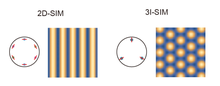
%> input picture Image/1.png, 220 x 86 px, shrunk from 906 x 354 before the run
$ octave --eval "result = Sparsitycal_fun(rgb2gray(imread('../../Image/1.png')));"   (GNU Octave 9; MATLAB toolbox functions it lacks are replaced by stand-ins)
%> lines starting %> are read from the running program, lines starting %| are printed output that depends on the picture
### Recon3ISIM_master/functions/FrameletDec.m
function Dec = FrameletDec(A,L)
    D{1} = [1 2 1]/4;
    D{2} = [1 0 -1]/4*sqrt(2);
    D{3} = [-1 2 -1]/4;
    kDec = A;
for k = 1:L
    Dec{k} = FraDec(kDec,D,k);
    kDec = Dec{k}{1,1};
end
end

function Dec = FraDec(A,D,L)
nD = length(D);
for i = 1:nD
    M1 = D{i};
    tempi = ConvSymAsym(A,M1,L);
    for j = 1:nD
        M2 = D{j};
        tempj = ConvSymAsym(tempi',M2,L);
        Dec{i,j} = single(tempj');
    end
end
end

### Recon3ISIM_master/functions/CurveletDec.m
function C = CurveletDec(x, is_real, finest, nbscales, nbangles_coarse)

% fdct_wrapping.m - Fast Discrete Curvelet Transform via wedge wrapping - Version 1.0
%
% Inputs
%   x           M-by-N matrix
%
% Optional Inputs
%   is_real     Type of the transform
%                   0: complex-valued curvelets
%                   1: real-valued curvelets
%               [default set to 0]
%   finest      Chooses one of two possibilities for the coefficients at the
%               finest level:
%                   1: curvelets
%                   2: wavelets
%               [default set to 2]
%   nbscales    number of scales including the coarsest wavelet level
%               [default set to ceil(log2(min(M,N)) - 3)]
%   nbangles_coarse
%               number of angles at the 2nd coarsest level, minimum 8,
%               must be a multiple of 4. [default set to 16]
%
% Outputs
%   C           Cell array of curvelet coefficients.
%               C{j}{l}(k1,k2) is the coefficient at
%                   - scale j: integer, from finest to coarsest scale,
%                   - angle l: integer, starts at the top-left corner and
%                   increases clockwise,
%                   - position k1,k2: both integers, size varies with j
%                   and l.
%               If is_real is 1, there are two types of curvelets,
%               'cosine' and 'sine'. For a given scale j, the 'cosine'
%               coefficients are stored in the first two quadrants (low
%               values of l), the 'sine' coefficients in the last two
%               quadrants (high values of l).
%
% See also ifdct_wrapping.m, fdct_wrapping_param.m
%
% By Laurent Demanet, 2004

X = fftshift(fft2(ifftshift(x)))/sqrt(prod(size(x)));
[N1,N2] = size(X);
if nargin < 2, is_real = 0; end;
if nargin < 3, finest = 2; end;
if nargin < 4, nbscales = ceil(log2(min(N1,N2)) - 3); end;
if nargin < 5, nbangles_coarse = 16; end;

% Initialization: data structure
nbangles = [1, nbangles_coarse .* 2.^(ceil((nbscales-(nbscales:-1:2))/2))];
if finest == 2, nbangles(nbscales) = 1; end;
C = cell(1,nbscales);
for j = 1:nbscales
    C{j} = cell(1,nbangles(j));
end;

% Loop: pyramidal scale decomposition
M1 = N1/3;
M2 = N2/3;
if finest == 1,

    % Initialization: smooth periodic extension of high frequencies
    bigN1 = 2*floor(2*M1)+1;
    bigN2 = 2*floor(2*M2)+1;
    equiv_index_1 = 1+mod(floor(N1/2)-floor(2*M1)+(1:bigN1)-1,N1);
    equiv_index_2 = 1+mod(floor(N2/2)-floor(2*M2)+(1:bigN2)-1,N2);
    X = X(equiv_index_1,equiv_index_2);
        % Invariant: equiv_index_1(floor(2*M1)+1) == (N1 + 2 - mod(N1,2))/2
        % is the center in frequency. Same for M2, N2.
    window_length_1 = floor(2*M1) - floor(M1) - 1 - (mod(N1,3)==0);
    window_length_2 = floor(2*M2) - floor(M2) - 1 - (mod(N2,3)==0);
        % Invariant: floor(M1) + floor(2*M1) == N1 - (mod(M1,3)~=0)
        % Same for M2, N2.
    coord_1 = 0:(1/window_length_1):1;
    coord_2 = 0:(1/window_length_2):1;
    [wl_1,wr_1] = fdct_wrapping_window(coord_1);
    [wl_2,wr_2] = fdct_wrapping_window(coord_2);
    lowpass_1 = [wl_1, ones(1,2*floor(M1)+1), wr_1];
    if mod(N1,3)==0, lowpass_1 = [0, lowpass_1, 0]; end;
    lowpass_2 = [wl_2, ones(1,2*floor(M2)+1), wr_2];
    if mod(N2,3)==0, lowpass_2 = [0, lowpass_2, 0]; end;
    lowpass = lowpass_1'*lowpass_2;
    Xlow = X .* lowpass;

    scales = nbscales:-1:2;

else

    M1 = M1/2;
    M2 = M2/2;
    window_length_1 = floor(2*M1) - floor(M1) - 1;
    window_length_2 = floor(2*M2) - floor(M2) - 1;
    coord_1 = 0:(1/window_length_1):1;
    coord_2 = 0:(1/window_length_2):1;
    [wl_1,wr_1] = fdct_wrapping_window(coord_1);
    [wl_2,wr_2] = fdct_wrapping_window(coord_2);
    lowpass_1 = [wl_1, ones(1,2*floor(M1)+1), wr_1];
    lowpass_2 = [wl_2, ones(1,2*floor(M2)+1), wr_2];
    lowpass = lowpass_1'*lowpass_2;
    hipass = sqrt(1 - lowpass.^2);
    Xlow_index_1 = ((-floor(2*M1)):floor(2*M1)) + ceil((N1+1)/2);
    Xlow_index_2 = ((-floor(2*M2)):floor(2*M2)) + ceil((N2+1)/2);
    Xlow = X(Xlow_index_1, Xlow_index_2) .* lowpass;
    Xhi = X;
    Xhi(Xlow_index_1, Xlow_index_2) = Xhi(Xlow_index_1, Xlow_index_2) .* hipass;
    C{nbscales}{1} = fftshift(ifft2(ifftshift(Xhi)))*sqrt(prod(size(Xhi)));
    if is_real, C{nbscales}{1} = real(C{nbscales}{1}); end;

    scales = (nbscales-1):-1:2;

end;
for j = scales,

    M1 = M1/2;
    M2 = M2/2;
    window_length_1 = floor(2*M1) - floor(M1) - 1;
    window_length_2 = floor(2*M2) - floor(M2) - 1;
    coord_1 = 0:(1/window_length_1):1;
    coord_2 = 0:(1/window_length_2):1;
    [wl_1,wr_1] = fdct_wrapping_window(coord_1);
    [wl_2,wr_2] = fdct_wrapping_window(coord_2);
    lowpass_1 = [wl_1, ones(1,2*floor(M1)+1), wr_1];
    lowpass_2 = [wl_2, ones(1,2*floor(M2)+1), wr_2];
    lowpass = lowpass_1'*lowpass_2;
    hipass = sqrt(1 - lowpass.^2);
    Xhi = Xlow;                 % size is 2*floor(4*M1)+1 - by - 2*floor(4*M2)+1
    Xlow_index_1 = ((-floor(2*M1)):floor(2*M1)) + floor(4*M1) + 1;
    Xlow_index_2 = ((-floor(2*M2)):floor(2*M2)) + floor(4*M2) + 1;
    Xlow = Xlow(Xlow_index_1, Xlow_index_2);
    Xhi(Xlow_index_1, Xlow_index_2) = Xlow .* hipass;
    Xlow = Xlow .* lowpass;     % size is 2*floor(2*M1)+1 - by - 2*floor(2*M2)+1

    % Loop: angular decomposition
    l = 0;
    nbquadrants = 2 + 2*(~is_real);
    nbangles_perquad = nbangles(j)/4;
    for quadrant = 1:nbquadrants
        M_horiz = M2 * (mod(quadrant,2)==1) + M1 * (mod(quadrant,2)==0);
        M_vert = M1 * (mod(quadrant,2)==1) + M2 * (mod(quadrant,2)==0);
        if mod(nbangles_perquad,2),
            wedge_ticks_left = round((0:(1/(2*nbangles_perquad)):.5)*2*floor(4*M_horiz) + 1);
            wedge_ticks_right = 2*floor(4*M_horiz) + 2 - wedge_ticks_left;
            wedge_ticks = [wedge_ticks_left, wedge_ticks_right(end:-1:1)];
        else
            wedge_ticks_left = round((0:(1/(2*nbangles_perquad)):.5)*2*floor(4*M_horiz) + 1);
            wedge_ticks_right = 2*floor(4*M_horiz) + 2 - wedge_ticks_left;
            wedge_ticks = [wedge_ticks_left, wedge_ticks_right((end-1):-1:1)];
        end;
        wedge_endpoints = wedge_ticks(2:2:(end-1));         % integers
        wedge_midpoints = (wedge_endpoints(1:(end-1)) + wedge_endpoints(2:end))/2;
                % integers or half-integers

        % Left corner wedge
        l = l+1;
        first_wedge_endpoint_vert = round(2*floor(4*M_vert)/(2*nbangles_perquad) + 1);
        length_corner_wedge = floor(4*M_vert) - floor(M_vert) + ceil(first_wedge_endpoint_vert/4);
        Y_corner = 1:length_corner_wedge;
        [XX,YY] = meshgrid(1:(2*floor(4*M_horiz)+1),Y_corner);
        width_wedge = wedge_endpoints(2) + wedge_endpoints(1) - 1;
        slope_wedge = (floor(4*M_horiz) + 1 - wedge_endpoints(1))/floor(4*M_vert);
        left_line = round(2 - wedge_endpoints(1) + slope_wedge*(Y_corner - 1));
                                                            % integers
        [wrapped_data, wrapped_XX, wrapped_YY] = deal(zeros(length_corner_wedge,width_wedge));
        first_row = floor(4*M_vert)+2-ceil((length_corner_wedge+1)/2)+...
            mod(length_corner_wedge+1,2)*(quadrant-2 == mod(quadrant-2,2));
        first_col = floor(4*M_horiz)+2-ceil((width_wedge+1)/2)+...
            mod(width_wedge+1,2)*(quadrant-3 == mod(quadrant-3,2));
                % Coordinates of the top-left corner of the wedge wrapped
                % around the origin. Some subtleties when the wedge is
                % even-sized because of the forthcoming 90 degrees rotation
        for row = Y_corner
            cols = left_line(row) + mod((0:(width_wedge-1))-(left_line(row)-first_col),width_wedge);
            admissible_cols = round(1/2*(cols+1+abs(cols-1)));
            new_row = 1 + mod(row - first_row, length_corner_wedge);
            wrapped_data(new_row,:) = Xhi(row,admissible_cols) .* (cols > 0);
            wrapped_XX(new_row,:) = XX(row,admissible_cols);
            wrapped_YY(new_row,:) = YY(row,admissible_cols);
        end;
        slope_wedge_right = (floor(4*M_horiz)+1 - wedge_midpoints(1))/floor(4*M_vert);
        mid_line_right = wedge_midpoints(1) + slope_wedge_right*(wrapped_YY - 1);
                % not integers in general
        coord_right = 1/2 + floor(4*M_vert)/(wedge_endpoints(2) - wedge_endpoints(1)) * ...
            (wrapped_XX - mid_line_right)./(floor(4*M_vert)+1 - wrapped_YY);
        C2 = 1/(1/(2*(floor(4*M_horiz))/(wedge_endpoints(1) - 1) - 1) + 1/(2*(floor(4*M_vert))/(first_wedge_endpoint_vert - 1) - 1));
        C1 = C2 / (2*(floor(4*M_vert))/(first_wedge_endpoint_vert - 1) - 1);
        wrapped_XX((wrapped_XX - 1)/floor(4*M_horiz) + (wrapped_YY-1)/floor(4*M_vert) == 2) = ...
            wrapped_XX((wrapped_XX - 1)/floor(4*M_horiz) + (wrapped_YY-1)/floor(4*M_vert) == 2) + 1;
        coord_corner = C1 + C2 * ((wrapped_XX - 1)/(floor(4*M_horiz)) - (wrapped_YY - 1)/(floor(4*M_vert))) ./ ...
            (2-((wrapped_XX - 1)/(floor(4*M_horiz)) + (wrapped_YY - 1)/(floor(4*M_vert))));
        wl_left = fdct_wrapping_window(coord_corner);
        [wl_right,wr_right] = fdct_wrapping_window(coord_right);
        wrapped_data = wrapped_data .* (wl_left .* wr_right);

        switch is_real
            case 0
                wrapped_data = rot90(wrapped_data,-(quadrant-1));
                C{j}{l} = fftshift(ifft2(ifftshift(wrapped_data)))*sqrt(prod(size(wrapped_data)));
            case 1
                wrapped_data = rot90(wrapped_data,-(quadrant-1));
                x = fftshift(ifft2(ifftshift(wrapped_data)))*sqrt(prod(size(wrapped_data)));
                C{j}{l} = sqrt(2)*real(x);
                C{j}{l+nbangles(j)/2} = sqrt(2)*imag(x);
        end;

        % Regular wedges
        length_wedge = floor(4*M_vert) - floor(M_vert);
        Y = 1:length_wedge;
        first_row = floor(4*M_vert)+2-ceil((length_wedge+1)/2)+...
            mod(length_wedge+1,2)*(quadrant-2 == mod(quadrant-2,2));
        for subl = 2:(nbangles_perquad-1);
            l = l+1;
            width_wedge = wedge_endpoints(subl+1) - wedge_endpoints(subl-1) + 1;
            slope_wedge = ((floor(4*M_horiz)+1) - wedge_endpoints(subl))/floor(4*M_vert);
            left_line = round(wedge_endpoints(subl-1) + slope_wedge*(Y - 1));
            [wrapped_data, wrapped_XX, wrapped_YY] = deal(zeros(length_wedge,width_wedge));
            first_col = floor(4*M_horiz)+2-ceil((width_wedge+1)/2)+...
                mod(width_wedge+1,2)*(quadrant-3 == mod(quadrant-3,2));
            for row = Y
                cols = left_line(row) + mod((0:(width_wedge-1))-(left_line(row)-first_col),width_wedge);
                new_row = 1 + mod(row - first_row, length_wedge);
                wrapped_data(new_row,:) = Xhi(row,cols);
                wrapped_XX(new_row,:) = XX(row,cols);
                wrapped_YY(new_row,:) = YY(row,cols);
            end;
            slope_wedge_left = ((floor(4*M_horiz)+1) - wedge_midpoints(subl-1))/floor(4*M_vert);
            mid_line_left = wedge_midpoints(subl-1) + slope_wedge_left*(wrapped_YY - 1);
            coord_left = 1/2 + floor(4*M_vert)/(wedge_endpoints(subl) - wedge_endpoints(subl-1)) * ...
                (wrapped_XX - mid_line_left)./(floor(4*M_vert)+1 - wrapped_YY);
            slope_wedge_right = ((floor(4*M_horiz)+1) - wedge_midpoints(subl))/floor(4*M_vert);
            mid_line_right = wedge_midpoints(subl) + slope_wedge_right*(wrapped_YY - 1);
            coord_right = 1/2 + floor(4*M_vert)/(wedge_endpoints(subl+1) - wedge_endpoints(subl)) * ...
                (wrapped_XX - mid_line_right)./(floor(4*M_vert)+1 - wrapped_YY);
            wl_left = fdct_wrapping_window(coord_left);
            [wl_right,wr_right] = fdct_wrapping_window(coord_right);
            wrapped_data = wrapped_data .* (wl_left .* wr_right);
            switch is_real
                case 0
                    wrapped_data = rot90(wrapped_data,-(quadrant-1));
                    C{j}{l} = fftshift(ifft2(ifftshift(wrapped_data)))*sqrt(prod(size(wrapped_data)));
                case 1
                    wrapped_data = rot90(wrapped_data,-(quadrant-1));
                    x = fftshift(ifft2(ifftshift(wrapped_data)))*sqrt(prod(size(wrapped_data)));
                    C{j}{l} = sqrt(2)*real(x);
                    C{j}{l+nbangles(j)/2} = sqrt(2)*imag(x);
            end;
        end;

        % Right corner wedge
        l = l+1;
        width_wedge = 4*floor(4*M_horiz) + 3 - wedge_endpoints(end) - wedge_endpoints(end-1);
        slope_wedge = ((floor(4*M_horiz)+1) - wedge_endpoints(end))/floor(4*M_vert);
        left_line = round(wedge_endpoints(end-1) + slope_wedge*(Y_corner - 1));
        [wrapped_data, wrapped_XX, wrapped_YY] = deal(zeros(length_corner_wedge,width_wedge));
        first_row = floor(4*M_vert)+2-ceil((length_corner_wedge+1)/2)+...
            mod(length_corner_wedge+1,2)*(quadrant-2 == mod(quadrant-2,2));
        first_col = floor(4*M_horiz)+2-ceil((width_wedge+1)/2)+...
            mod(width_wedge+1,2)*(quadrant-3 == mod(quadrant-3,2));
        for row = Y_corner
            cols = left_line(row) + mod((0:(width_wedge-1))-(left_line(row)-first_col),width_wedge);
            admissible_cols = round(1/2*(cols+2*floor(4*M_horiz)+1-abs(cols-(2*floor(4*M_horiz)+1))));
            new_row = 1 + mod(row - first_row, length_corner_wedge);
            wrapped_data(new_row,:) = Xhi(row,admissible_cols) .* (cols <= (2*floor(4*M_horiz)+1));
            wrapped_XX(new_row,:) = XX(row,admissible_cols);
            wrapped_YY(new_row,:) = YY(row,admissible_cols);
        end;
        slope_wedge_left = ((floor(4*M_horiz)+1) - wedge_midpoints(end))/floor(4*M_vert);
        mid_line_left = wedge_midpoints(end) + slope_wedge_left*(wrapped_YY - 1);
        coord_left = 1/2 + floor(4*M_vert)/(wedge_endpoints(end) - wedge_endpoints(end-1)) * ...
            (wrapped_XX - mid_line_left)./(floor(4*M_vert) + 1 - wrapped_YY);
        C2 = -1/(2*(floor(4*M_horiz))/(wedge_endpoints(end) - 1) - 1 + 1/(2*(floor(4*M_vert))/(first_wedge_endpoint_vert - 1) - 1));
        C1 = -C2 * (2*(floor(4*M_horiz))/(wedge_endpoints(end) - 1) - 1);
        wrapped_XX((wrapped_XX - 1)/floor(4*M_horiz) == (wrapped_YY - 1)/floor(4*M_vert)) = ...
            wrapped_XX((wrapped_XX - 1)/floor(4*M_horiz) == (wrapped_YY - 1)/floor(4*M_vert)) - 1;
        coord_corner = C1 + C2 * (2-((wrapped_XX - 1)/(floor(4*M_horiz)) + (wrapped_YY - 1)/(floor(4*M_vert)))) ./ ...
            ((wrapped_XX - 1)/(floor(4*M_horiz)) - (wrapped_YY - 1)/(floor(4*M_vert)));
        wl_left = fdct_wrapping_window(coord_left);
        [wl_right,wr_right] = fdct_wrapping_window(coord_corner);

        wrapped_data = wrapped_data .* (wl_left .* wr_right);
        switch is_real
            case 0
                wrapped_data = rot90(wrapped_data,-(quadrant-1));
                C{j}{l} = fftshift(ifft2(ifftshift(wrapped_data)))*sqrt(prod(size(wrapped_data)));
            case 1
                wrapped_data = rot90(wrapped_data,-(quadrant-1));
                x = fftshift(ifft2(ifftshift(wrapped_data)))*sqrt(prod(size(wrapped_data)));
                C{j}{l} = sqrt(2)*real(x);
                C{j}{l+nbangles(j)/2} = sqrt(2)*imag(x);
        end;

        if quadrant < nbquadrants, Xhi = rot90(Xhi); end;
    end;
end;

% Coarsest wavelet level
C{1}{1} = fftshift(ifft2(ifftshift(Xlow)))*sqrt(prod(size(Xlow)));
if is_real == 1,
    C{1}{1} = real(C{1}{1});
end;

### Recon3ISIM_master/functions/fdct_wrapping_window.m
function [wl,wr] = fdct_wrapping_window(x)

% fdct_wrapping_window.m - Creates the two halves of a C^inf compactly supported window
%
% Inputs
%   x       vector or matrix of abscissae, the relevant ones from 0 to 1
%
% Outputs
%   wl,wr   vector or matrix containing samples of the left, resp. right
%           half of the window
%
% Used at least in fdct_wrapping.m and ifdct_wrapping.m
%
% By Laurent Demanet, 2004

wr = zeros(size(x));
wl = zeros(size(x));
x(abs(x) < 2^-52) = 0;
wr((x > 0) & (x < 1)) = exp(1-1./(1-exp(1-1./x((x > 0) & (x < 1)))));
wr(x <= 0) = 1;
wl((x > 0) & (x < 1)) = exp(1-1./(1-exp(1-1./(1-x((x > 0) & (x < 1))))));
wl(x >= 1) = 1;
normalization = sqrt(wl.^2 + wr.^2);
wr = wr ./ normalization;
wl = wl ./ normalization;

### Recon3ISIM_master/functions/Sparsitycal_fun.m
function [sparsity_framelet,sparsity_curvelet] = Sparsitycal_fun(f)
f=single(f);
f=f/max(max(f));
    wav1=@(U)FrameletDec(U,2);
    iwav1=@(C)FrameletRec(C,2);
    wav2 = @(X)CurveletDec(X,1,2);
    iwav2 =@(C)real(CurveletRec(C,1));

FrameletC=wav1(f);
CurveletC=wav2(f);

FrameletC=FrameletC{1,1};
[m,n]=size(FrameletC);
Frameletco=[];

%% Framelet Gini index
total=0;
for i=1:m
    for j=1:n
        tmp=FrameletC{i,j};
        tmp=abs(tmp);
        total=total+sum(sum(tmp));
        Frameletco=[Frameletco,tmp(:)'];
    end
end
Frameletco=sort(Frameletco);
[~,N]=size(Frameletco);
seq=1:1:N;
sequence=(N-seq+1/2)/N/total;
term1=2*Frameletco.*sequence;
term1=sum(term1);
sparsity_framelet=1-term1;


%% Curvelet Gini index
total=0;
    [m,n]=size(CurveletC);
    Curveletco=[];
    for ii=1:m
        for jj=1:n
            tmp1=CurveletC{ii,jj};
            z=length(tmp1);
            for kk=1:z
                tmp=tmp1{1,kk};
                tmp=abs(tmp);
                total=total+sum(sum(tmp));
                Curveletco=[Curveletco,tmp(:)'];
            end
        end
    end
    Curveletco=sort(Curveletco);
[~,N]=size(Curveletco);
seq=1:1:N;
sequence=(N-seq+1/2)/N/total;
term1=2*Curveletco.*sequence;
term1=sum(term1);
sparsity_curvelet=1-term1;
end
%> in Sparsitycal_fun, `f=single(f);`:
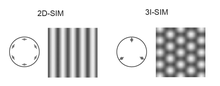
%> f: size 86x220 single; min 30, max 255, mean 224.5
%> in Sparsitycal_fun, `FrameletC=wav1(f);`: FrameletC = 2 items
%> in Sparsitycal_fun, `CurveletC=wav2(f);`: CurveletC = 4 items
%> in Sparsitycal_fun, `FrameletC=FrameletC{1,1};`: FrameletC = 9 items
%> in Sparsitycal_fun, `[m,n]=size(FrameletC);`: m = 3
%> the loop in Sparsitycal_fun, `for i=1:m` made 3 passes
%> after the loop in Sparsitycal_fun, `for i=1:m`: total = 17877.4
%> in Sparsitycal_fun, `[~,N]=size(Frameletco);`: N = 170280
%> in Sparsitycal_fun, `term1=sum(term1);`: term1 = 0.114
%> in Sparsitycal_fun, `sparsity_framelet=1-term1;`: sparsity_framelet = 0.886
%> in Sparsitycal_fun, `[m,n]=size(CurveletC);`: m = 1; n = 4
%> the loop in Sparsitycal_fun, `for ii=1:m` made 1 pass
%> after the loop in Sparsitycal_fun, `for ii=1:m`: total = 4489.9
%> in Sparsitycal_fun, `[~,N]=size(Curveletco);`: N = 52747
%> in Sparsitycal_fun, `term1=sum(term1);`: term1 = 0.117
%> in Sparsitycal_fun, `sparsity_curvelet=1-term1;`: sparsity_curvelet = 0.883
%> `result = Sparsitycal_fun(rgb2gray(imread('../../Image/1.png')));`: result = 0.886

$ run again, on Image/2.png
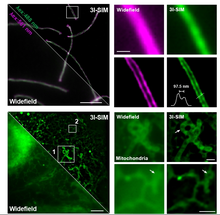
%> input picture Image/2.png, 220 x 215 px, shrunk from 664 x 649 before the run
%> in Sparsitycal_fun, `f=single(f);`:
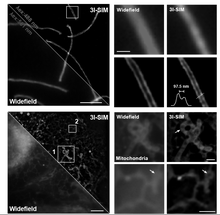
%> f: size 215x220 single; min 0, max 255, mean 58.2
%> in Sparsitycal_fun, `FrameletC=wav1(f);`: FrameletC = 2 items
%> CurveletC = 5 items
%> in Sparsitycal_fun, `FrameletC=FrameletC{1,1};`: FrameletC = 9 items
%> in Sparsitycal_fun, `[m,n]=size(FrameletC);`: m = 3
%> the loop in Sparsitycal_fun, `for i=1:m` made 3 passes
%> after the loop in Sparsitycal_fun, `for i=1:m`: total = 15746.3
%> in Sparsitycal_fun, `[~,N]=size(Frameletco);`: N = 425700
%> in Sparsitycal_fun, `term1=sum(term1);`: term1 = 0.115
%> sparsity_framelet = 0.885
%> in Sparsitycal_fun, `[m,n]=size(CurveletC);`: m = 1; n = 5
%> the loop in Sparsitycal_fun, `for ii=1:m` made 1 pass
%> after the loop in Sparsitycal_fun, `for ii=1:m`: total = 8797.7
%> in Sparsitycal_fun, `[~,N]=size(Curveletco);`: N = 133831
%> in Sparsitycal_fun, `term1=sum(term1);`: term1 = 0.265
%> sparsity_curvelet = 0.735
%> result = 0.885
